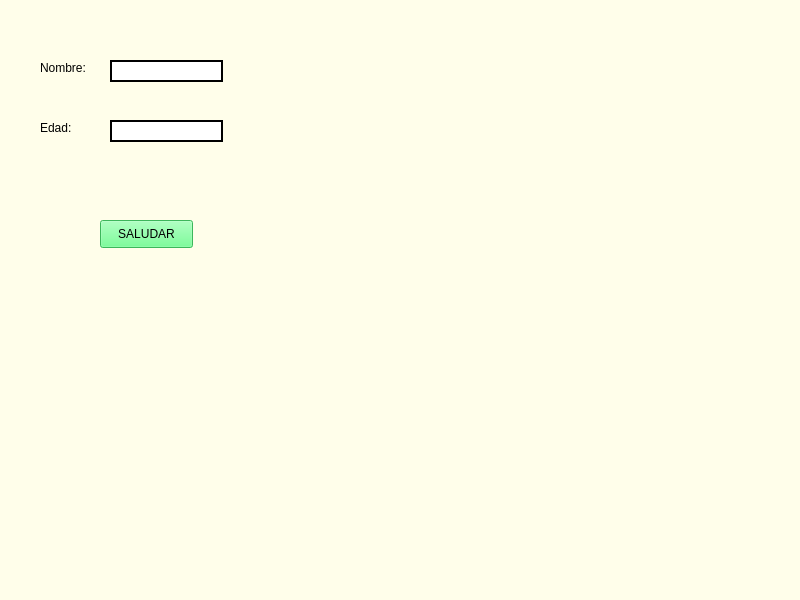
<?xml version="1.0" encoding="UTF-8"?>
<ui version="4.0">
 <class>MainWindow</class>
 <widget class="QMainWindow" name="MainWindow">
  <property name="geometry">
   <rect>
    <x>0</x>
    <y>0</y>
    <width>800</width>
    <height>600</height>
   </rect>
  </property>
  <property name="windowTitle">
   <string>MainWindow</string>
  </property>
  <property name="styleSheet">
   <string notr="true">background-color: rgb(255, 254, 234);</string>
  </property>
  <widget class="QWidget" name="centralwidget">
   <widget class="QPushButton" name="btn_saludar">
    <property name="geometry">
     <rect>
      <x>100</x>
      <y>220</y>
      <width>93</width>
      <height>28</height>
     </rect>
    </property>
    <property name="styleSheet">
     <string notr="true">background-color: rgb(85, 255, 127);</string>
    </property>
    <property name="text">
     <string>SALUDAR</string>
    </property>
   </widget>
   <widget class="QLabel" name="label">
    <property name="geometry">
     <rect>
      <x>40</x>
      <y>60</y>
      <width>55</width>
      <height>16</height>
     </rect>
    </property>
    <property name="text">
     <string>Nombre:</string>
    </property>
   </widget>
   <widget class="QLabel" name="label_2">
    <property name="geometry">
     <rect>
      <x>40</x>
      <y>120</y>
      <width>55</width>
      <height>16</height>
     </rect>
    </property>
    <property name="text">
     <string>Edad:</string>
    </property>
   </widget>
   <widget class="QLineEdit" name="txt_nombre">
    <property name="geometry">
     <rect>
      <x>110</x>
      <y>60</y>
      <width>113</width>
      <height>22</height>
     </rect>
    </property>
    <property name="styleSheet">
     <string notr="true">background-color: rgb(255, 255, 255);
border: 2px solid</string>
    </property>
   </widget>
   <widget class="QLineEdit" name="txt_edad">
    <property name="geometry">
     <rect>
      <x>110</x>
      <y>120</y>
      <width>113</width>
      <height>22</height>
     </rect>
    </property>
    <property name="styleSheet">
     <string notr="true">background-color: rgb(255, 255, 255);
border: 2px solid</string>
    </property>
   </widget>
  </widget>
  <widget class="QMenuBar" name="menubar">
   <property name="geometry">
    <rect>
     <x>0</x>
     <y>0</y>
     <width>800</width>
     <height>21</height>
    </rect>
   </property>
  </widget>
  <widget class="QStatusBar" name="statusbar"/>
 </widget>
 <resources/>
 <connections/>
</ui>
